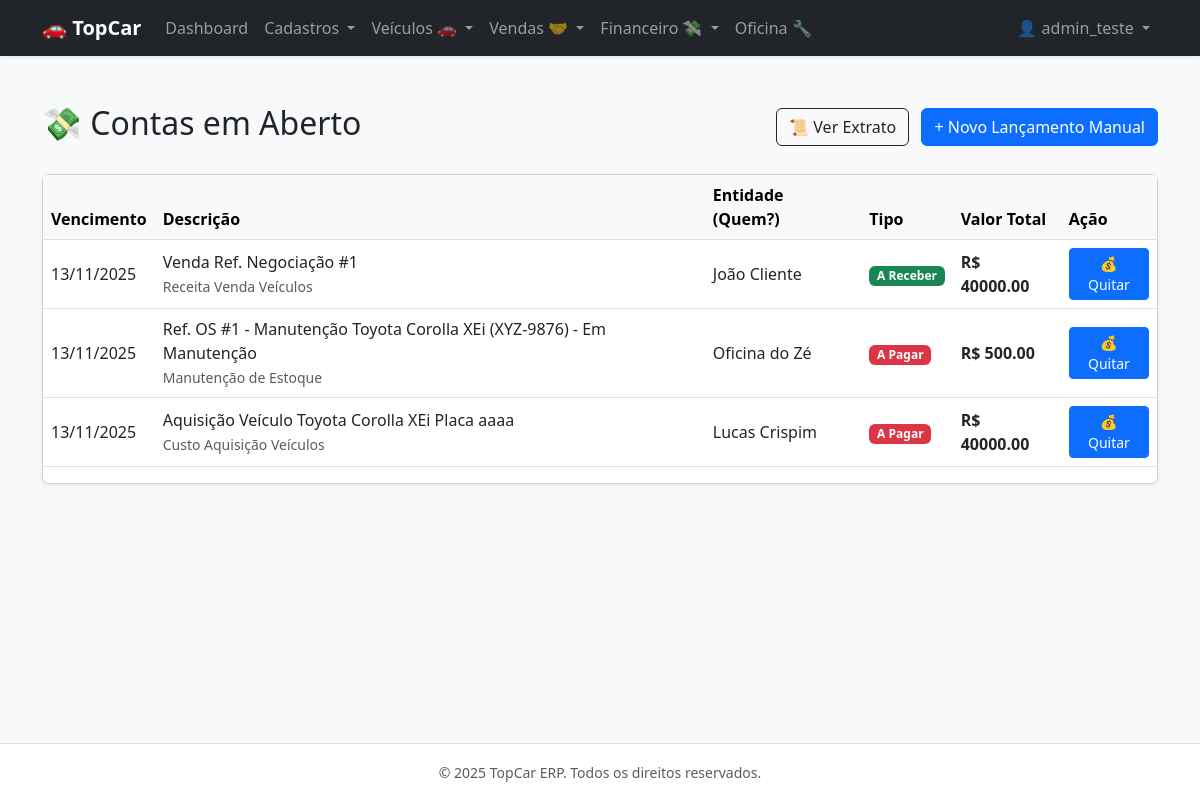
Page /financial/ (signed in) on the earlier database version.
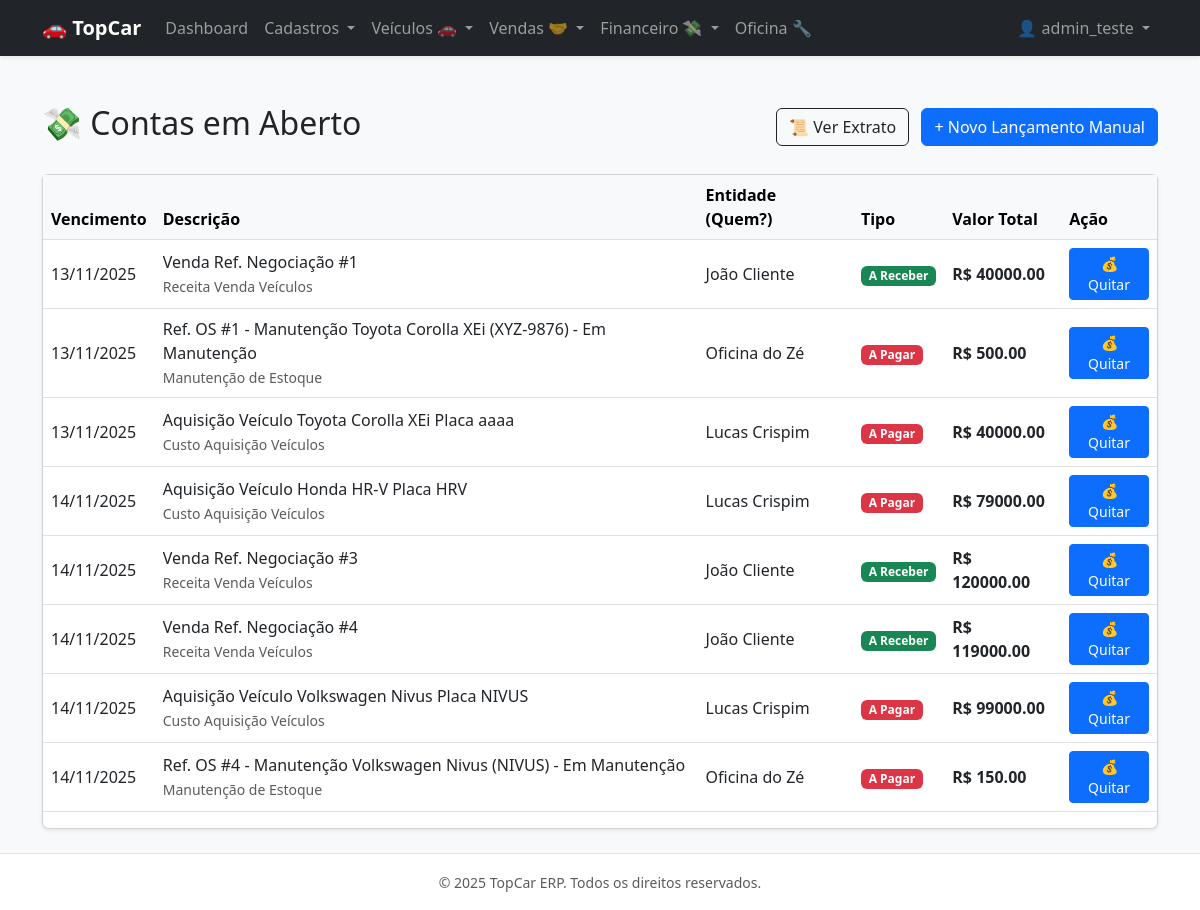
Same page on the later database version.
### apps/financial/models.py (models this page shows, shortened)
class Ledger(TenantAwareModel):
    TRANS_TYPE_CHOICES = [
        ('PAYABLE', 'A Pagar'),
        ('RECEIVABLE', 'A Receber'),
    ]
    STATUS_CHOICES = [
        ('OPEN', 'Em Aberto'),
        ('PARTIAL', 'Pago Parcialmente'),
        ('PAID', 'Quitado'),
        ('CANCELED', 'Cancelado'),
    ]
    entity = models.ForeignKey(Entity, on_delete=models.PROTECT, verbose_name="Entidade (Parceiro)")
    chart_of_accounts = models.ForeignKey(ChartOfAccounts, on_delete=models.PROTECT, verbose_name="Categoria")
    vehicle = models.ForeignKey(
        Vehicle,
        on_delete=models.SET_NULL,
        null=True,
        blank=True,
        related_name='lancamentos',
        verbose_name="Veículo (Centro de Custo)"
    )
    total_value = models.DecimalField(max_digits=12, decimal_places=2, verbose_name="Valor Total")
    transaction_type = models.CharField(max_length=15, choices=TRANS_TYPE_CHOICES, verbose_name="Tipo")
    status = models.CharField(max_length=15, choices=STATUS_CHOICES, default='OPEN', db_index=True)
    due_date = models.DateField(db_index=True, verbose_name="Data de Competência/Vencimento")
    description = models.TextField(verbose_name="Histórico/Descrição")
    negotiation = models.ForeignKey(
        'negotiations.Negotiation',
        on_delete=models.SET_NULL,
        null=True,
        blank=True,
        verbose_name="Origem da Negociação"
    )
    class Meta:
        verbose_name = "Lançamento (Ledger)"
        verbose_name_plural = "Lançamentos"
        indexes = [
            models.Index(fields=['status', 'due_date']),
            models.Index(fields=['transaction_type']),
        ]

class ChartOfAccounts(TenantAwareModel):
    OPERATION_CHOICES = [
        ('REVENUE', 'Receita'),
        ('EXPENSE', 'Despesa'),
    ]
    name = models.CharField(max_length=100, verbose_name="Nome da Categoria")
    code = models.CharField(max_length=20, unique=True, verbose_name="Código Contábil") # Ex: 1.01
    operation_type = models.CharField(max_length=10, choices=OPERATION_CHOICES)
    parent = models.ForeignKey('self', on_delete=models.CASCADE, null=True, blank=True, related_name='children')
    class Meta:
        verbose_name = "Plano de Contas"
        verbose_name_plural = "Planos de Contas"
        ordering = ['code']

### apps/parties/models.py (models this page shows, shortened)
class Entity(TenantAwareModel):
    TIPO_ENTIDADE_CHOICES = [
        ('FISICA', 'Pessoa Física'),
        ('JURIDICA', 'Pessoa Jurídica'),
    ]
    nome_razao_social = models.CharField(max_length=255, verbose_name="Nome / Razão Social")
    documento_principal = models.CharField(
        max_length=20,
        unique=True,
        db_index=True,
        verbose_name="CPF/CNPJ"
    )
    tipo_entidade = models.CharField(
        max_length=10,
        choices=TIPO_ENTIDADE_CHOICES,
        default='FISICA'
    )
    email = models.EmailField(null=True, blank=True)
    telefone = models.CharField(max_length=20, null=True, blank=True)
    class Meta:
        verbose_name = 'Entidade'
        verbose_name_plural = 'Entidades'
        indexes = [
            models.Index(fields=['nome_razao_social']),
        ]

### apps/financial/views.py (the view, shortened to what this page needs)
# urls.py: path('', views.financial_list, name='financial_list'),
@login_required
def financial_list(request):
    ledgers = Ledger.objects.filter(status__in=['OPEN', 'PARTIAL']).order_by('due_date')
    accounts = FinancialAccount.objects.all()
    return render(request, 'financial/financial_list.html', {
        'ledgers': ledgers,
        'accounts': accounts
    })

### templates/financial/financial_list.html (shortened to what this page needs)
{% extends 'base.html' %}
{% block content %}
<div class="d-flex justify-content-between align-items-center mb-4">
    <h2>💸 Contas em Aberto</h2>
    <div>
        <a href="{% url 'financial_statement' %}" class="btn btn-outline-dark me-2">
            📜 Ver Extrato
        </a>
        <a href="{% url 'ledger_manual_create' %}" class="btn btn-primary">
            + Novo Lançamento Manual
        </a>
    </div>
</div>
<div class="card shadow-sm">
    <div class="table-responsive">
        <table class="table table-hover align-middle">
            <thead class="table-light">
                <tr>
                    <th>Vencimento</th>
                    <th>Descrição</th>
                    <th>Entidade (Quem?)</th>
                    <th>Tipo</th>
                    <th>Valor Total</th>
                    <th>Ação</th>
                </tr>
            </thead>
            <tbody>
                {% for item in ledgers %}
                <tr>
                    <td>{{ item.due_date|date:"d/m/Y" }}</td>
                    <td>
                        {{ item.description }}<br>
                        <small class="text-muted">{{ item.chart_of_accounts.name }}</small>
                    </td>
                    <td>{{ item.entity.nome_razao_social }}</td>
                    <td>
                        {% if item.transaction_type == 'RECEIVABLE' %}
                            <span class="badge bg-success">A Receber</span>
                        {% else %}
                            <span class="badge bg-danger">A Pagar</span>
                        {% endif %}
                    </td>
                    <td class="fw-bold">R$ {{ item.total_value }}</td>
                    <td>
                        <button type="button"
                            class="btn btn-sm btn-primary"
                            data-bs-toggle="modal"
                            data-bs-target="#modalBaixa"
                            data-id="{{ item.id }}"
                            data-desc="{{ item.description }}"
                            data-val="{{ item.total_value|stringformat:'f' }}"
                            onclick="prepararBaixa(this)">
                        💰 Quitar
                    </button>
                    </td>
                </tr>
                {% empty %}
                <tr>
                    <td colspan="6" class="text-center py-4 text-muted">Nenhuma pendência financeira. Estamos em dia!</td>
                </tr>
                {% endfor %}
            </tbody>
        </table>
    </div>
</div>
{% endblock %}

Differences in the rows shown:
added Ledger: due_date "14/11/2025", description "Aquisição Veículo Honda HR-V Placa HRV", chart_of_accounts.name "Custo Aquisição Veículos", entity.nome_razao_social "Lucas Crispim", transaction_type "A Pagar", total_value "79000.00"
added Ledger: due_date "14/11/2025", description "Venda Ref. Negociação #3", chart_of_accounts.name "Receita Venda Veículos", entity.nome_razao_social "João Cliente", transaction_type "A Receber", total_value "120000.00"
added Ledger: due_date "14/11/2025", description "Venda Ref. Negociação #4", chart_of_accounts.name "Receita Venda Veículos", entity.nome_razao_social "João Cliente", transaction_type "A Receber", total_value "119000.00"
added Ledger: due_date "14/11/2025", description "Aquisição Veículo Volkswagen Nivus Placa NIVUS", chart_of_accounts.name "Custo Aquisição Veículos", entity.nome_razao_social "Lucas Crispim", transaction_type "A Pagar", total_value "99000.00"
added Ledger: due_date "14/11/2025", description "Ref. OS #4 - Manutenção Volkswagen Nivus (NIVUS) - Em Manutenção", chart_of_accounts.name "Manutenção de Estoque", entity.nome_razao_social "Oficina do Zé", transaction_type "A Pagar", total_value "150.00"
